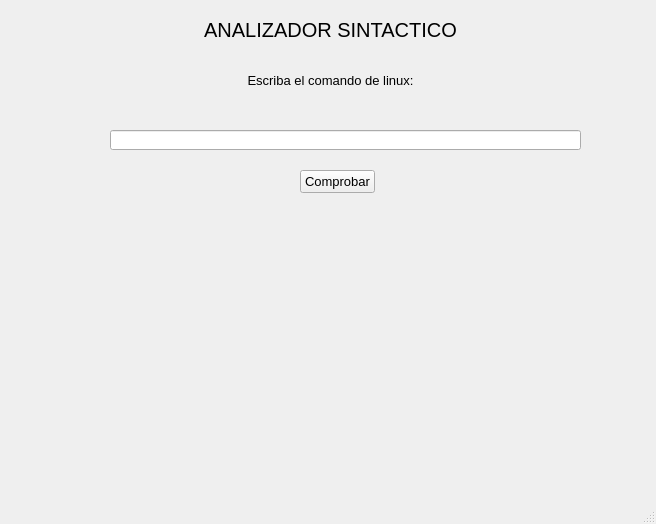
<?xml version="1.0" encoding="UTF-8"?>
<ui version="4.0">
 <class>MainWindow</class>
 <widget class="QMainWindow" name="MainWindow">
  <property name="geometry">
   <rect>
    <x>0</x>
    <y>0</y>
    <width>656</width>
    <height>524</height>
   </rect>
  </property>
  <property name="windowTitle">
   <string>MainWindow</string>
  </property>
  <widget class="QWidget" name="centralwidget">
   <widget class="QLabel" name="label">
    <property name="geometry">
     <rect>
      <x>200</x>
      <y>20</y>
      <width>261</width>
      <height>20</height>
     </rect>
    </property>
    <property name="font">
     <font>
      <pointsize>15</pointsize>
     </font>
    </property>
    <property name="text">
     <string>ANALIZADOR SINTACTICO</string>
    </property>
    <property name="alignment">
     <set>Qt::AlignCenter</set>
    </property>
   </widget>
   <widget class="QLineEdit" name="lineEdit">
    <property name="geometry">
     <rect>
      <x>110</x>
      <y>130</y>
      <width>471</width>
      <height>20</height>
     </rect>
    </property>
    <property name="font">
     <font>
      <pointsize>9</pointsize>
     </font>
    </property>
   </widget>
   <widget class="QLabel" name="label_2">
    <property name="geometry">
     <rect>
      <x>230</x>
      <y>70</y>
      <width>201</width>
      <height>20</height>
     </rect>
    </property>
    <property name="font">
     <font>
      <pointsize>10</pointsize>
     </font>
    </property>
    <property name="text">
     <string>Escriba el comando de linux:</string>
    </property>
    <property name="alignment">
     <set>Qt::AlignCenter</set>
    </property>
   </widget>
   <widget class="QLabel" name="message">
    <property name="geometry">
     <rect>
      <x>180</x>
      <y>230</y>
      <width>311</width>
      <height>21</height>
     </rect>
    </property>
    <property name="font">
     <font>
      <pointsize>10</pointsize>
     </font>
    </property>
    <property name="text">
     <string/>
    </property>
    <property name="alignment">
     <set>Qt::AlignCenter</set>
    </property>
   </widget>
   <widget class="QPushButton" name="pushButton">
    <property name="geometry">
     <rect>
      <x>300</x>
      <y>170</y>
      <width>75</width>
      <height>23</height>
     </rect>
    </property>
    <property name="font">
     <font>
      <pointsize>10</pointsize>
     </font>
    </property>
    <property name="text">
     <string>Comprobar</string>
    </property>
   </widget>
   <widget class="QLabel" name="consola">
    <property name="geometry">
     <rect>
      <x>120</x>
      <y>270</y>
      <width>461</width>
      <height>211</height>
     </rect>
    </property>
    <property name="text">
     <string/>
    </property>
   </widget>
  </widget>
  <widget class="QStatusBar" name="statusbar"/>
 </widget>
 <resources/>
 <connections/>
</ui>
